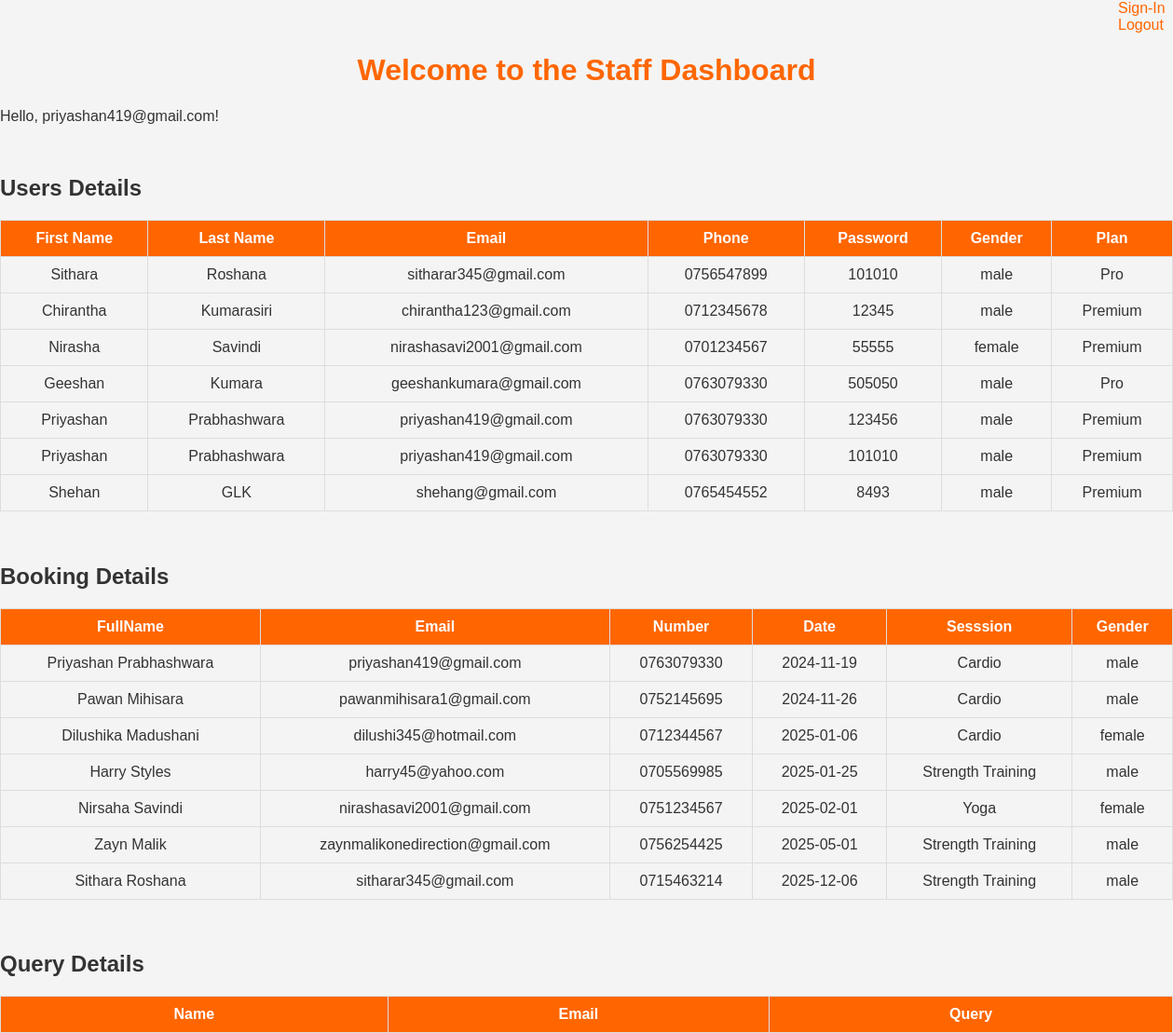
/Assignment/staff/Staffmenu.php (signed in), run on the app's committed database.
### tables this page shows
CREATE TABLE IF NOT EXISTS `registration` (
  `id` int NOT NULL AUTO_INCREMENT,
  `FirstName` varchar(50) NOT NULL,
  `LastName` varchar(50) NOT NULL,
  `Email` varchar(50) NOT NULL,
  `Number` varchar(50) NOT NULL,
  `Password` varchar(50) NOT NULL,
  `Gender` enum('male','female','other') NOT NULL,
  `Plan` varchar(50) NOT NULL,
  PRIMARY KEY (`id`)
);

CREATE TABLE IF NOT EXISTS `book` (
  `id` int NOT NULL AUTO_INCREMENT,
  `FullName` varchar(50) NOT NULL,
  `Email` varchar(50) NOT NULL,
  `Number` varchar(50) NOT NULL,
  `Date` varchar(50) NOT NULL,
  `Session` varchar(50) NOT NULL,
  `Gender` enum('male','female','other') NOT NULL,
  PRIMARY KEY (`id`)
);

### Assignment/staff/staffmenu.php (the view, shortened to what this page needs)
<?php
    include 'dbc.php';
    $sql1 = "SELECT * FROM registration ORDER BY id ASC";
    $sql3 = "SELECT * FROM book ORDER BY date ASC";
    $result1 = $conn->query($sql1);
    $result3 = $conn->query($sql3);
?>
<!DOCTYPE html>
<html lang="en">
<head>
  <link rel="stylesheet" href="staffmenu.css?v=<?php echo time(); ?>">
</head>
<body>
<div style="margin-left:1200px;">
                <a href="stafflogin.php">Sign-In</a>
                <a href="stafflogout.php">Logout</a>
            </div>
    <h1>Welcome to the Staff Dashboard</h1>
    <p>Hello, <?php echo htmlspecialchars($_SESSION['username']); ?>!</p><br>
    <div class="dashboard-content">
        <h2>Users Details</h2>
        <table class="user-table">
            <thead>
                <tr>
                    <th>First Name</th>
                    <th>Last Name</th>
                    <th>Email</th>
                    <th>Phone</th>
                    <th>Password</th>
                    <th>Gender</th>
                    <th>Plan</th>
                </tr>
            </thead>
            <tbody>
            <?php if ($result1->num_rows > 0): ?>
                    <?php while ($row = $result1->fetch_assoc()): ?>
                        <tr>
                            <td><?php echo $row['FirstName']; ?></td>
                            <td><?php echo $row['LastName']; ?></td>
                            <td><?php echo $row['Email']; ?></td>
                            <td><?php echo $row['Number']; ?></td>
                            <td><?php echo $row['Password']; ?></td>
                            <td><?php echo $row['Gender']; ?></td>
                            <td><?php echo $row['Plan']; ?></td>
                        </tr>
                    <?php endwhile; ?>
                <?php else: ?>
                    <tr>
                        <td colspan="7">No users found.</td>
                    </tr>
                <?php endif; ?>
            </tbody>
        </table>
    </div>
<br>
<br>
    <div class="dashboard-content">
        <h2>Booking Details</h2>
        <table class="user-table">
            <thead>
                <tr>
                <th>FullName</th>
                <th>Email</th>
                <th>Number</th>
                <th>Date</th>
                <th>Sesssion</th>
                <th>Gender</th>
                </tr>
            </thead>
            <tbody>
            <?php if ($result3->num_rows > 0): ?>
                    <?php while ($row = $result3->fetch_assoc()): ?>
                        <tr>
                        <td><?php echo $row['FullName']; ?></td>
                        <td><?php echo $row['Email']; ?></td>
                        <td><?php echo $row['Number']; ?></td>
                        <td><?php echo $row['Date']; ?></td>
                        <td><?php echo $row['Session']; ?></td>
                        <td><?php echo $row['Gender']; ?></td>
                        </tr>
                    <?php endwhile; ?>
                <?php else: ?>
                    <tr>
                        <td colspan="6">No users found.</td>
                    </tr>
                <?php endif; ?>
            </tbody>
        </table>
    </div>
    <br>
    <br>
    <div class="dashboard-content">
        <h2>Query Details</h2>
        <table class="user-table">
            <thead>
                <tr>
                <th>Name</th>
                <th>Email</th>
                <th>Query</th>
                </tr>
            </thead>
        </table>
    </div>
</body>
</html>

### Assignment/staff/staffmenu.css (style rules this page uses)
::after,::before { margin: 0; padding: 0; box-sizing: border-box; }
html { scroll-behavior: smooth; }
body { background-color: #e9e9e9; }
body { font-family: Arial, sans-serif; background-color: #f4f4f4; color: #333; margin: 0; padding: 0; }
h1 { color: #ff6600; text-align: center; }
table { border-collapse: collapse; width: 100%; }
table, th, td { border: 1px solid #ddd; }
th, td { padding: 10px; text-align: center; }
th { background-color: #ff6600; color: white; }
a { color: #ff6600; text-decoration: none; }

### data on the page
registration: FirstName "Sithara", LastName "Roshana", Email "sitharar345@gmail.com", Number "0756547899", Password "101010", Gender "male", Plan "Pro"
registration: FirstName "Chirantha", LastName "Kumarasiri", Email "chirantha123@gmail.com", Number "0712345678", Password "12345", Gender "male", Plan "Premium"
registration: FirstName "Nirasha", LastName "Savindi", Email "nirashasavi2001@gmail.com", Number "0701234567", Password "55555", Gender "female", Plan "Premium"
registration: FirstName "Geeshan", LastName "Kumara", Email "geeshankumara@gmail.com", Number "0763079330", Password "505050", Gender "male", Plan "Pro"
registration: FirstName "Priyashan", LastName "Prabhashwara", Email "priyashan419@gmail.com", Number "0763079330", Password "123456", Gender "male", Plan "Premium"
registration: FirstName "Priyashan", LastName "Prabhashwara", Email "priyashan419@gmail.com", Number "0763079330", Password "101010", Gender "male", Plan "Premium"
registration: FirstName "Shehan", LastName "GLK", Email "shehang@gmail.com", Number "0765454552", Password "8493", Gender "male", Plan "Premium"
book: FullName "Priyashan Prabhashwara", Email "priyashan419@gmail.com", Number "0763079330", Date "2024-11-19", Session "Cardio", Gender "male"
book: FullName "Pawan Mihisara", Email "pawanmihisara1@gmail.com", Number "0752145695", Date "2024-11-26", Session "Cardio", Gender "male"
book: FullName "Dilushika Madushani", Email "dilushi345@hotmail.com", Number "0712344567", Date "2025-01-06", Session "Cardio", Gender "female"
book: FullName "Harry Styles", Email "harry45@yahoo.com", Number "0705569985", Date "2025-01-25", Session "Strength Training", Gender "male"
book: FullName "Nirsaha Savindi", Email "nirashasavi2001@gmail.com", Number "0751234567", Date "2025-02-01", Session "Yoga", Gender "female"
book: FullName "Zayn Malik", Email "zaynmalikonedirection@gmail.com", Number "0756254425", Date "2025-05-01", Session "Strength Training", Gender "male"
book: FullName "Sithara Roshana", Email "sitharar345@gmail.com", Number "0715463214", Date "2025-12-06", Session "Strength Training", Gender "male"

### other printed values
$_SESSION['username'] "priyashan419@gmail.com"
